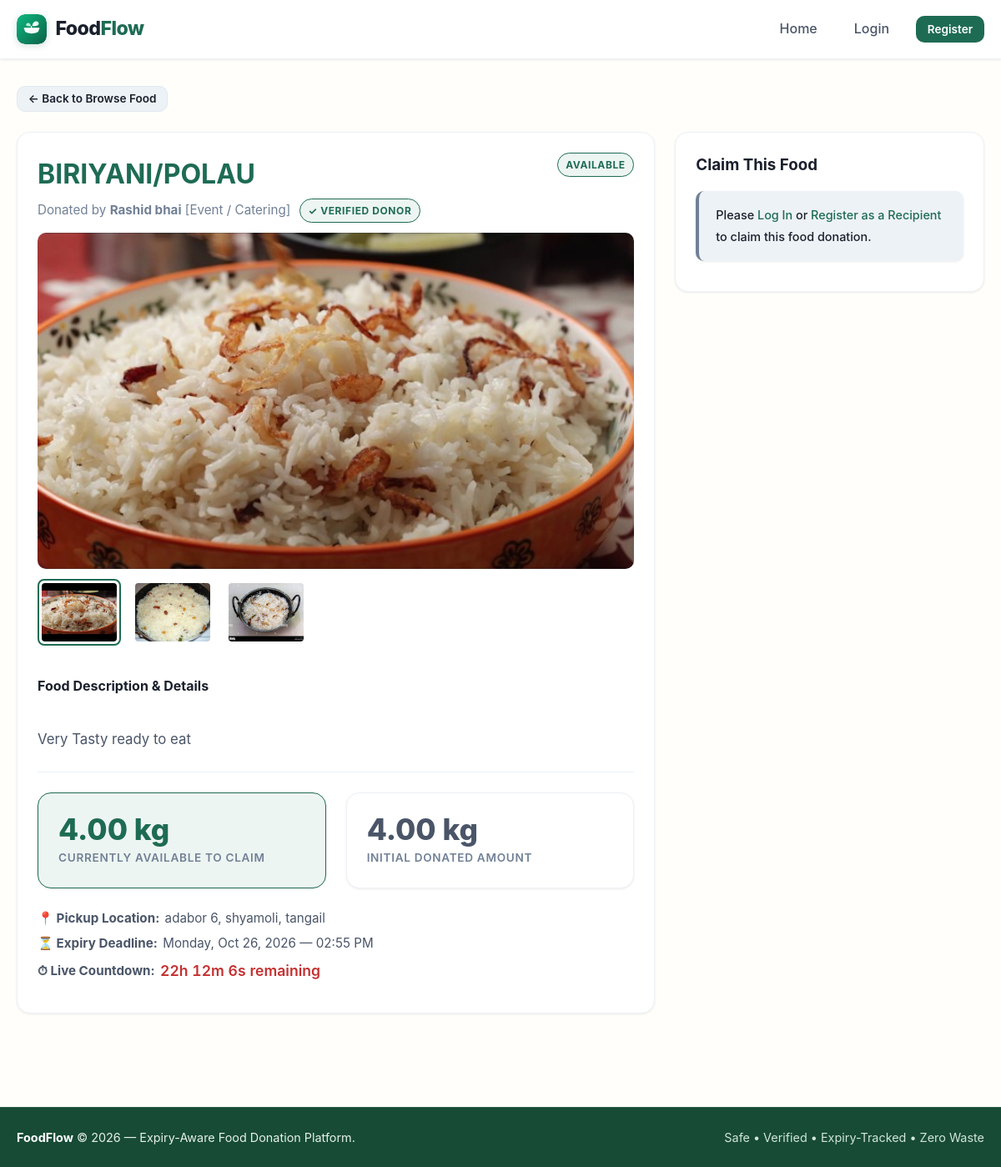
The page /recipient/food/26/ on the database its author committed.
### listings/models.py (models this page shows, shortened)
class FoodListing(models.Model):
    STATUS_AVAILABLE = 'available'
    STATUS_CLAIMED = 'claimed'
    STATUS_COMPLETED = 'completed'
    STATUS_EXPIRED = 'expired'
    STATUS_CHOICES = [
        (STATUS_AVAILABLE, 'Available'),
        (STATUS_CLAIMED, 'Claimed'),
        (STATUS_COMPLETED, 'Completed'),
        (STATUS_EXPIRED, 'Expired'),
    ]
    donor = models.ForeignKey(
        'accounts.Donor',
        on_delete=models.CASCADE,
        related_name='listings'
    )
    location = models.ForeignKey(
        'locations.Location',
        on_delete=models.PROTECT,
        related_name='listings'
    )
    food_name = models.CharField(max_length=200, help_text="e.g. Cooked Rice & Curry, Fresh Apples, Bread Rolls")
    description = models.TextField(blank=True, null=True, help_text="Preparation details, ingredients, or dietary info")
    quantity = models.DecimalField(
        max_digits=10,
        decimal_places=2,
        validators=[MinValueValidator(Decimal('0.01'))],
        help_text="Total initial quantity"
    )
    unit = models.CharField(
        max_length=50,
        help_text="Units: portions, kg, boxes, packets, meals, litres"
    )
    expires_at = models.DateTimeField(
        db_index=True,
        help_text="Exact expiry deadline"
    )
    status = models.CharField(
        max_length=20,
        choices=STATUS_CHOICES,
        default=STATUS_AVAILABLE,
        db_index=True
    )
    created_at = models.DateTimeField(auto_now_add=True)
    updated_at = models.DateTimeField(auto_now=True)
    class Meta:
        verbose_name = "Food Listing"
        verbose_name_plural = "Food Listings"
        ordering = ['expires_at']
    @property
    def is_expired(self):
        if self.status == self.STATUS_EXPIRED:
            return True
        return timezone.now() >= self.expires_at
    @property
    def quantity_available(self):
        from claims.models import Claim
        now = timezone.now()
        claimed_sum = self.claims.filter(
            Q(status=Claim.STATUS_COMPLETED) |
            Q(status=Claim.STATUS_PENDING, pickup_deadline__gt=now)
        ).aggregate(total=Sum('claimed_quantity'))['total']
        if claimed_sum is None:
            claimed_sum = Decimal('0.00')
        else:
            claimed_sum = Decimal(str(claimed_sum))
        remaining = Decimal(str(self.quantity)) - claimed_sum
        remaining = max(Decimal('0.00'), remaining)
        return remaining.quantize(Decimal('0.01'))

class FoodPhoto(models.Model):
    listing = models.ForeignKey(
        FoodListing,
        on_delete=models.CASCADE,
        related_name='photos'
    )
    image = models.ImageField(
        upload_to='food_photos/%Y/%m/'
    )
    caption = models.CharField(
        max_length=200,
        blank=True
    )
    created_at = models.DateTimeField(auto_now_add=True)
    class Meta:
        ordering = ['created_at', 'id']

### accounts/models.py (models this page shows, shortened)
class Donor(models.Model):
    DONOR_TYPE_CHOICES = [
        ('restaurant', 'Restaurant'),
        ('household', 'Household'),
        ('grocer', 'Grocer / Supermarket'),
        ('event', 'Event / Catering'),
        ('other', 'Other Donor'),
    ]
    user = models.OneToOneField(
        User,
        on_delete=models.CASCADE,
        related_name='donor_profile'
    )
    donor_type = models.CharField(
        max_length=30,
        choices=DONOR_TYPE_CHOICES,
        default='restaurant'
    )
    organization_name = models.CharField(
        max_length=150,
        blank=True,
        null=True,
        help_text="Business or organization name (optional for households)"
    )
    location = models.ForeignKey(
        'locations.Location',
        on_delete=models.PROTECT,
        related_name='donors'
    )
    is_verified = models.BooleanField(
        default=False,
        help_text="Designates if this donor is verified by platform administrators"
    )
    created_at = models.DateTimeField(auto_now_add=True)
    class Meta:
        verbose_name = "Donor Profile"
        verbose_name_plural = "Donor Profiles"

class User(AbstractUser):
    ROLE_DONOR = 'donor'
    ROLE_RECIPIENT = 'recipient'
    ROLE_CHOICES = [
        (ROLE_DONOR, 'Donor'),
        (ROLE_RECIPIENT, 'Recipient'),
    ]
    full_name = models.CharField(
        max_length=150,
        blank=True,
        help_text="Full Name of the user"
    )
    role = models.CharField(
        max_length=20,
        choices=ROLE_CHOICES,
        default=ROLE_RECIPIENT,
        help_text="Designates whether this user registers as a food Donor or Recipient."
    )
    phone = models.CharField(
        max_length=20,
        blank=True,
        null=True,
        help_text="Contact telephone number"
    )

### locations/models.py (models this page shows, shortened)
class Location(models.Model):
    address = models.CharField(max_length=255, help_text="Street address or building details")
    area = models.CharField(max_length=100, db_index=True, help_text="Neighborhood or area name")
    city = models.CharField(max_length=100, db_index=True, help_text="City name")
    latitude = models.DecimalField(max_digits=9, decimal_places=6, null=True, blank=True)
    longitude = models.DecimalField(max_digits=9, decimal_places=6, null=True, blank=True)
    class Meta:
        verbose_name = "Location"
        verbose_name_plural = "Locations"
        indexes = [
            models.Index(fields=['area'], name='loc_area_idx'),
            models.Index(fields=['city'], name='loc_city_idx'),
        ]
        constraints = [
            models.UniqueConstraint(
                fields=['address', 'area', 'city'],
                name='unique_location_address'
            )
        ]

### listings/views.py (the view)
# urls.py: path('recipient/food/<int:pk>/', views.recipient_food_detail_view, name='food_detail'),
def recipient_food_detail_view(request, pk):
    listing = get_object_or_404(
        FoodListing.objects.select_related('donor__user', 'location'),
        pk=pk
    )
    available_qty = listing.quantity_available
    is_claimable = (
        listing.status == FoodListing.STATUS_AVAILABLE
        and not listing.is_expired
        and available_qty > Decimal('0.00')
    )
    is_recipient = request.user.is_authenticated and request.user.is_recipient
    is_verified_recipient = is_recipient and hasattr(request.user, 'recipient_profile') and request.user.recipient_profile.is_verified
    claim_form = None
    if is_recipient and is_claimable:
        claim_form = ClaimForm(max_available=available_qty, unit=listing.unit)
    context = {
        'listing': listing,
        'available_qty': available_qty,
        'is_claimable': is_claimable,
        'is_recipient': is_recipient,
        'is_verified_recipient': is_verified_recipient,
        'claim_form': claim_form,
    }
    return render(request, 'listings/food_detail_recipient.html', context)

### templates/listings/food_detail_recipient.html (shortened to what this page needs)
{% extends 'base.html' %}
{% block content %}
<div style="margin-bottom: 1.5rem;">
    <a href="{% url 'listings:browse_food' %}" class="btn btn-secondary btn-sm">&larr; Back to Browse Food</a>
</div>
<div class="grid grid-3">
    <div style="grid-column: span 2;">
        <div class="card" style="margin-bottom: 2rem;">
            <div class="card-header">
                <div>
                    <h1 style="color: var(--green-700); font-size: 2rem; margin-bottom: 0.25rem;">{{ listing.food_name }}</h1>
                    <span style="color: var(--grey-500); font-size: 0.95rem;">
                        Donated by <strong>{{ listing.donor.user.full_name }}</strong>
                        [{{ listing.donor.get_donor_type_display }}]
                        {% if listing.donor.is_verified %}
                            <span class="badge badge-available" style="margin-left: 0.4rem;">✓ Verified Donor</span>
                        {% endif %}
                    </span>
                </div>
                <div>
                    <span class="badge badge-{{ listing.status }}">{{ listing.get_status_display }}</span>
                </div>
            </div>
            <div class="card-body">
                {% include 'listings/photo_gallery.html' with listing=listing %}
                <h4 style="margin: 1rem 0 0.5rem; color: var(--ink);">Food Description & Details</h4>
                <p style="color: var(--grey-700); font-size: 1.05rem; white-space: pre-line; line-height: 1.7;">
                    {{ listing.description|default:"No special preparation instructions or notes provided." }}
                </p>
                <hr style="border: 0; border-top: 1px solid var(--grey-200); margin: 1.5rem 0;">
                <div class="grid grid-2">
                    <div class="stat-card" style="background: var(--green-50); border-color: var(--green-700);">
                        <span class="stat-value">{{ available_qty|floatformat:2 }} {{ listing.unit }}</span>
                        <span class="stat-label">Currently Available to Claim</span>
                    </div>
                    <div class="stat-card">
                        <span class="stat-value" style="color: var(--grey-700);">{{ listing.quantity|floatformat:2 }} {{ listing.unit }}</span>
                        <span class="stat-label">Initial Donated Amount</span>
                    </div>
                </div>
                <div class="food-meta" style="margin-top: 1.5rem; font-size: 0.95rem;">
                    <div class="food-meta-item">
                        <strong>📍 Pickup Location:</strong>
                        <span>{{ listing.location.address }}, {{ listing.location.area }}, {{ listing.location.city }}</span>
                    </div>
                    <div class="food-meta-item">
                        <strong>⏳ Expiry Deadline:</strong>
                        <span>{{ listing.expires_at|date:"l, M d, Y — h:i A" }}</span>
                    </div>
                    <div class="food-meta-item">
                        <strong>⏱ Live Countdown:</strong>
                        <span class="countdown" data-expires="{{ listing.expires_at|date:'c' }}" style="font-size: 1.1rem; color: var(--red-600);">
                        </span>
                    </div>
                </div>
            </div>
        </div>
    </div>
    <div>
        <div class="card" style="margin-bottom: 1.5rem;">
            <h3 style="color: var(--ink); margin-bottom: 1rem;">Claim This Food</h3>
            {% if is_claimable and is_verified_recipient %}
                <form id="claim-food-form" action="{% url 'claims:claim_create' listing_id=listing.pk %}" method="post">
                    {% csrf_token %}
                    <div class="form-group">
                        <label class="form-label">How much do you wish to claim? ({{ listing.unit }})</label>
                        {{ claim_form.claimed_quantity }}
                        <span class="form-help">{{ claim_form.claimed_quantity.help_text }}</span>
                    </div>
                    <button type="submit" class="btn btn-primary btn-lg" style="width: 100%; margin-top: 0.5rem;">
                        Reserve & Get Pickup Code
                    </button>
                </form>
            {% elif not user.is_authenticated %}
                <div class="alert alert-info"
                     style="display: block; font-size: 0.9rem; line-height: 1.8;">
                    Please
                    <a href="{% url 'accounts:login' %}?next={{ request.path|urlencode }}"
                       style="white-space: nowrap;">Log In</a>
                    or
                    <a href="{% url 'accounts:register' %}"
                       style="white-space: nowrap;">Register as a Recipient</a>
                    <br>
                    to claim this food donation.
                </div>
            {% elif user.is_donor %}
                <div class="alert alert-info" style="font-size: 0.9rem;">
                    You are logged in as a <strong>Donor</strong>. Food claims can only be placed by registered Recipient accounts.
                </div>
            {% elif is_recipient and not is_verified_recipient %}
                <div class="alert alert-warning" style="font-size: 0.9rem;">
                    <strong>Account Verification Pending:</strong> Your recipient account must be verified by a platform administrator before you can submit claims.
                </div>
            {% endif %}
        </div>
    </div>
</div>
{% endblock %}

### templates/listings/photo_gallery.html
{% with photos=listing.photos.all %}
<div class="food-photo-gallery">
    {% with cover=photos|first %}
        {% if cover %}
            <img src="{{ cover.image.url }}"
                 alt="{{ listing.food_name }}"
                 class="food-detail-photo">
            {% if photos|length > 1 %}
                <div class="food-photo-thumbnails">
                    {% for photo in photos %}
                        <button type="button"
                                class="food-photo-thumbnail {% if forloop.first %}is-selected{% endif %}"
                                aria-label="View photo {{ forloop.counter }}"
                                aria-pressed="{% if forloop.first %}true{% else %}false{% endif %}">
                            <img src="{{ photo.image.url }}"
                                 alt="{{ photo.caption|default:listing.food_name }}"
                                 loading="lazy">
                        </button>
                    {% endfor %}
                </div>
            {% endif %}
        {% else %}
            <div class="food-photo-placeholder food-detail-photo">
                No photo added
            </div>
        {% endif %}
    {% endwith %}
</div>
{% endwith %}

### rows shown on the page
FoodListing: food_name "BIRIYANI/POLAU", donor.user.full_name "Rashid bhai", donor.donor_type "Event / Catering", status "AVAILABLE", description "Very Tasty ready to eat", unit "kg", quantity "4.00", location.address "adabor 6", location.area "shyamoli", location.city "tangail", expires_at "Monday, Oct 26, 2026 — 02:55 PM"
FoodPhoto: image (placeholder picture)
FoodPhoto: image (picture)
FoodPhoto: image (picture)

### other values the page prints
{{ available_qty|floatformat:2 }} "4.00"
